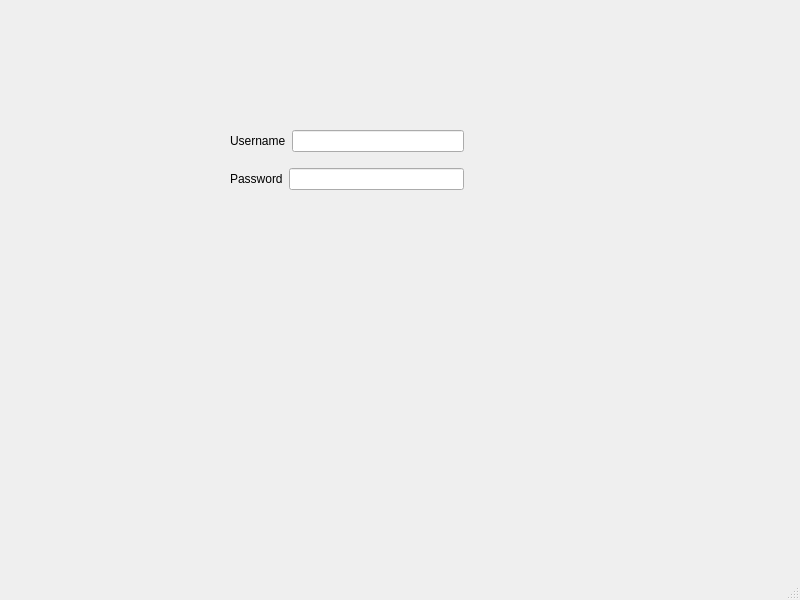
<?xml version="1.0" encoding="UTF-8"?>
<ui version="4.0">
 <class>MainWindow</class>
 <widget class="QMainWindow" name="MainWindow">
  <property name="geometry">
   <rect>
    <x>0</x>
    <y>0</y>
    <width>800</width>
    <height>600</height>
   </rect>
  </property>
  <property name="windowTitle">
   <string>MainWindow</string>
  </property>
  <widget class="QWidget" name="centralwidget">
   <widget class="QWidget" name="verticalLayoutWidget">
    <property name="geometry">
     <rect>
      <x>230</x>
      <y>120</y>
      <width>234</width>
      <height>80</height>
     </rect>
    </property>
    <layout class="QVBoxLayout" name="verticalLayout">
     <item>
      <layout class="QHBoxLayout" name="horizontalLayout">
       <item>
        <widget class="QLabel" name="label">
         <property name="text">
          <string>Username</string>
         </property>
        </widget>
       </item>
       <item>
        <widget class="QLineEdit" name="lineEdit"/>
       </item>
      </layout>
     </item>
     <item>
      <layout class="QHBoxLayout" name="horizontalLayout_2">
       <item>
        <widget class="QLabel" name="label_2">
         <property name="text">
          <string>Password</string>
         </property>
        </widget>
       </item>
       <item>
        <widget class="QLineEdit" name="lineEdit_2"/>
       </item>
      </layout>
     </item>
    </layout>
   </widget>
  </widget>
  <widget class="QMenuBar" name="menubar">
   <property name="geometry">
    <rect>
     <x>0</x>
     <y>0</y>
     <width>800</width>
     <height>21</height>
    </rect>
   </property>
  </widget>
  <widget class="QStatusBar" name="statusbar"/>
 </widget>
 <resources/>
 <connections/>
</ui>
